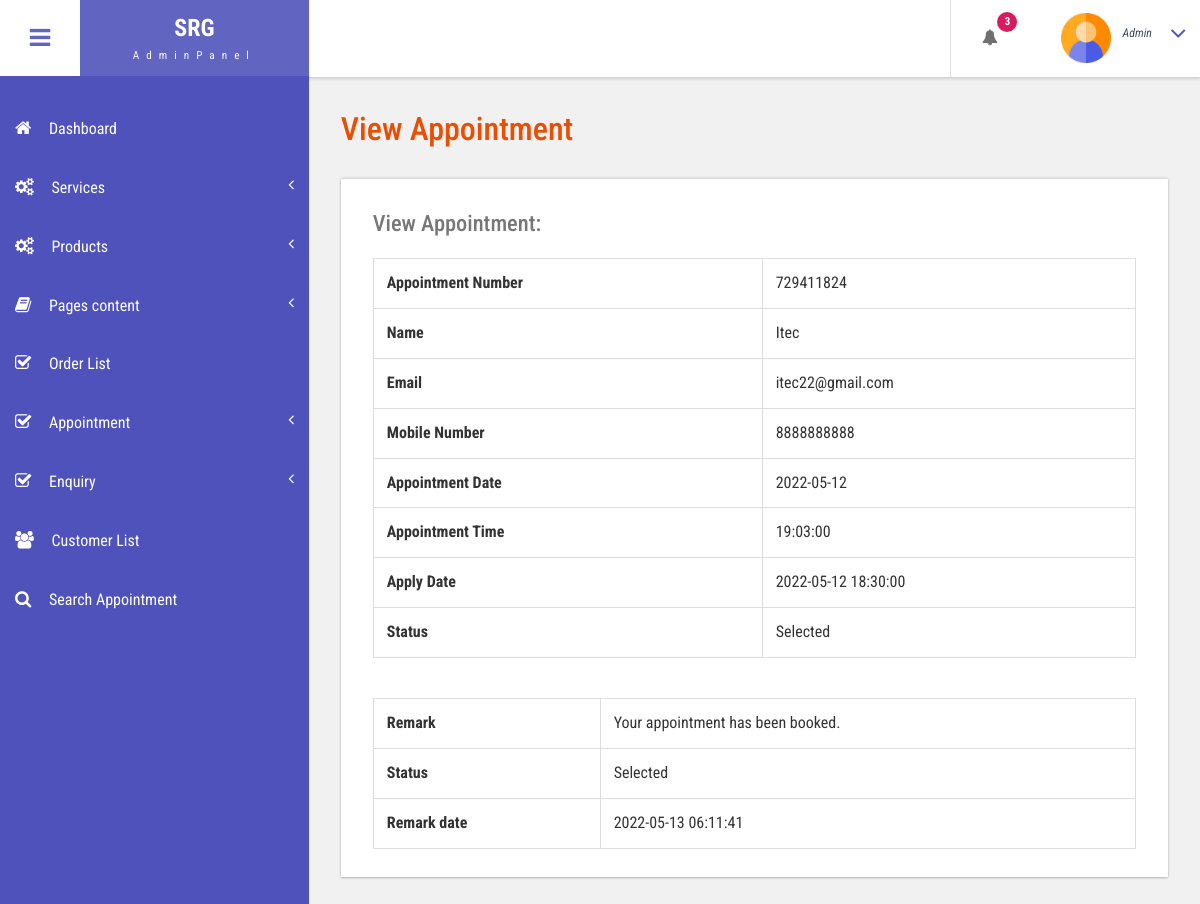
Page /bpms1/admin/view-appointment.php?viewid=1 (signed in) on the committed database.
### tables this page shows
CREATE TABLE IF NOT EXISTS `tblbook` (
  `ID` int(10) NOT NULL AUTO_INCREMENT,
  `UserID` int(10) DEFAULT NULL,
  `AptNumber` int(10) DEFAULT NULL,
  `AptDate` date DEFAULT NULL,
  `AptTime` time DEFAULT NULL,
  `Message` mediumtext,
  `BookingDate` timestamp NULL DEFAULT CURRENT_TIMESTAMP,
  `Remark` varchar(250) DEFAULT NULL,
  `Status` varchar(250) DEFAULT NULL,
  `RemarkDate` timestamp NULL DEFAULT NULL ON UPDATE CURRENT_TIMESTAMP,
  PRIMARY KEY (`ID`)
);

CREATE TABLE IF NOT EXISTS `tbluser` (
  `ID` int(10) NOT NULL AUTO_INCREMENT,
  `usertype` varchar(255) NOT NULL DEFAULT 'user',
  `FirstName` varchar(120) DEFAULT NULL,
  `LastName` varchar(250) DEFAULT NULL,
  `MobileNumber` bigint(10) DEFAULT NULL,
  `Email` varchar(120) DEFAULT NULL,
  `Password` varchar(120) DEFAULT NULL,
  `RegDate` timestamp NULL DEFAULT current_timestamp,
  PRIMARY KEY (`ID`),
  KEY `ID` (`ID`)
);

### bpms1/admin/view-appointment.php (the view, shortened to what this page needs)
<?php
include('includes/dbconnection.php');
    if (strlen($_SESSION['bpmsuid']==0)) {
  header('location:logout.php');
  } else{
  ?>
<!DOCTYPE HTML>
<html>
<head>
<link href="css/bootstrap.css" rel='stylesheet' type='text/css' />
<link href="css/style.css" rel='stylesheet' type='text/css' />
<link href="css/font-awesome.css" rel="stylesheet">
<link href="css/animate.css" rel="stylesheet" type="text/css" media="all">
<link href="css/custom.css" rel="stylesheet">
</head>
<body class="cbp-spmenu-push">
	<div class="main-content">
		 <?php include_once('includes/sidebar.php');?>
		 <?php include_once('includes/header.php');?>
		<div id="page-wrapper">
			<div class="main-page">
				<div class="tables">
					<h3 class="title1">View Appointment</h3>
					<div class="table-responsive bs-example widget-shadow">
						<h4>View Appointment:</h4>
						<?php
$cid=$_GET['viewid'];
$ret=mysqli_query($con,"select tbluser.FirstName,tbluser.LastName,tbluser.Email,tbluser.MobileNumber,tblbook.ID as bid,tblbook.AptNumber,tblbook.AptDate,tblbook.AptTime,tblbook.Message,tblbook.BookingDate,tblbook.Remark,tblbook.Status,tblbook.RemarkDate from tblbook join tbluser on tbluser.ID=tblbook.UserID where tblbook.ID='$cid'");
while ($row=mysqli_fetch_array($ret)) {
?>
						<table class="table table-bordered">
							<tr>
    <th>Appointment Number</th>
    <td><?php  echo $row['AptNumber'];?></td>
  </tr>
  <tr>
<th>Name</th>
    <td><?php  echo $row['FirstName'];?> <?php  echo $row['LastName'];?></td>
  </tr>
<tr>
    <th>Email</th>
    <td><?php  echo $row['Email'];?></td>
  </tr>
   <tr>
    <th>Mobile Number</th>
    <td><?php  echo $row['MobileNumber'];?></td>
  </tr>
   <tr>
    <th>Appointment Date</th>
    <td><?php  echo $row['AptDate'];?></td>
  </tr>
<tr>
    <th>Appointment Time</th>
    <td><?php  echo $row['AptTime'];?></td>
  </tr>
  <tr>
    <th>Apply Date</th>
    <td><?php  echo $row['BookingDate'];?></td>
  </tr>
<tr>
    <th>Status</th>
    <td> <?php
if($row['Status']=="Selected")
{
  echo "Selected";
}
     ;?></td>
  </tr>
						</table>
							<?php if($row['Status']==""){ ?>
<form name="submit" method="post" enctype="multipart/form-data">
<tr>
    <th>Remark :</th>
    <td>
    <textarea name="remark" placeholder="" rows="12" cols="14" class="form-control wd-450" required="true"></textarea></td>
   </tr>
  <tr>
    <th>Status :</th>
    <td>
   <select name="status" class="form-control wd-450" required="true" >
     <option value="Selected" selected="true">Selected</option>
     <option value="Rejected">Rejected</option>
   </select></td>
  </tr>
  <tr align="center">
    <td colspan="2"><button type="submit" name="submit" class="btn btn-primary">Submit</button></td>
  </tr>
  </form>
<?php } else { ?>
						<table class="table table-bordered">
							<tr>
    <th>Remark</th>
    <td><?php echo $row['Remark']; ?></td>
  </tr>
<tr>
    <th>Status</th>
    <td><?php echo $row['Status']; ?></td>
  </tr>
<tr>
<th>Remark date</th>
<td><?php echo $row['RemarkDate']; ?>  </td></tr>
						</table>
						<?php } ?>
						<?php } ?>
					</div>
				</div>
			</div>
		</div>
	</div>
</body>
</html>
<?php }  ?>

### bpms1/admin/css/style.css (style rules this page uses)
h4, h5, h6, h1, h2, h3 { margin: 0; }
html, body { font-family: 'Roboto Condensed', sans-serif; font-size: 100%; overflow-x: hidden; background: #fff; }
h1,h2,h3,h4,h5,h6 { margin:0; }
.main-content { position: relative; }
.cbp-spmenu-push { overflow-x: hidden; position: relative; }
.cbp-spmenu, .cbp-spmenu-push { -webkit-transition: all 0.3s ease; -moz-transition: all 0.3s ease; transition: all 0.3s ease; }
.cbp-spmenu-push div#page-wrapper { margin: 0 0 0 19.3em; transition:.5s all; -webkit-transition:.5s all; -moz-transition:.5s all; }
.widget-shadow { background-color: #fff; box-shadow: 0 -1px 3px rgba(0,0,0,.12),0 1px 2px rgba(0,0,0,.24); -webkit-box-shadow: 0 -1px 3px rgba(0,0,0,.12),0 1px 2px rgba(0,0,0,.24); -moz-box-shadow: 0 -1px 3px rgba(0,0,0,.12),0 1px 2px rgba(0,0,0,.24); }
h3.title1 { font-size: 2em; color: #e94e02; margin-bottom: 0.8em; }
.table > thead > tr > th, .table > tbody > tr > th, .table > tfoot > tr > th, .table > thead > tr > td, .table > tbody > tr > td, .table > tfoot > tr > td { border-top: none; }
.tables h4 { font-size: 1.4em; margin-bottom: 1em; color: #777777; }
.tables .panel-body ,.tables .bs-example { padding: 2em 2em 0.5em; }
.tables .table > thead > tr > th, .tables .table > tbody > tr > th, .tables .table > tfoot > tr > th, .tables .table > thead > tr > td, .tables .table > tbody > tr > td, .tables .table > tfoot > tr > td { padding: 13px; border-top: 1px solid #E0E0E0; }
.bs-example { margin-top: 2em; }

### bpms1/admin/css/custom.css (style rules this page uses)
#page-wrapper { padding:7em 2em 2.5em; background-color: #F1F1F1; }

### rows in the picture
tblbook: AptNumber "729411824", UserID.FirstName "Itec", UserID.Email "itec22@gmail.com", UserID.MobileNumber "8888888888", AptDate "2022-05-12", AptTime "19:03:00", BookingDate "2022-05-12 18:30:00", shows "Selected", Remark "Your appointment has been booked.", Status "Selected", RemarkDate "2022-05-13 06:11:41"

### other values in the picture
$num "3"
